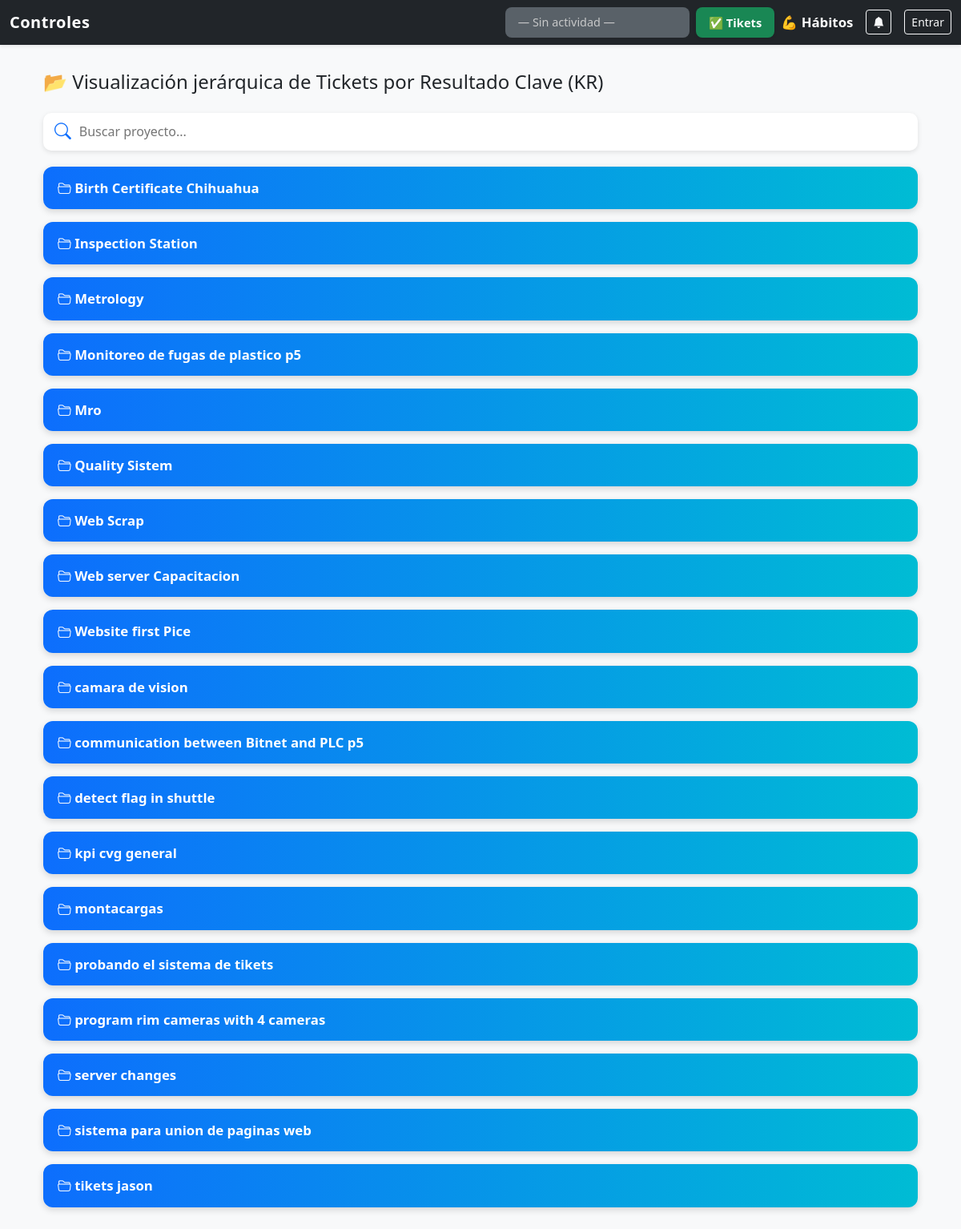
The app's page /visual_tikets with its own data.
### tables this page shows
CREATE TABLE projects (id INTEGER PRIMARY KEY AUTOINCREMENT, nombre TEXT NOT NULL, numero_de_queja TEXT UNIQUE NOT NULL, sitio TEXT NOT NULL, prioridad TEXT NOT NULL, status TEXT NOT NULL CHECK (status IN ('Planeado', 'Detenido', 'Trabajando', 'Cerrado')), fecha_apertura TEXT NOT NULL, fecha_cierre TEXT, comentarios TEXT, ahorro REAL DEFAULT 0, gasto REAL DEFAULT 0);

### routes/tiket_visual.py (the view)
@visual_bp.route('/visual_tikets')
def visualizar_tikets():
    db = get_db(current_app)
    cur = db.cursor()
    cur.execute("SELECT id, nombre FROM projects ORDER BY nombre;")
    proyectos = cur.fetchall()
    data = []
    for p in proyectos:
        cur.execute("""
            SELECT kr, id, numero_de_queja, nombre_subtarea, cerrado, dificultad, prioridad
            FROM subtasks
            WHERE project_id = ?
            ORDER BY kr, cerrado, dificultad DESC;
        """, (p['id'],))
        subtareas = cur.fetchall()
        krs = {}
        for s in subtareas:
            grupo = s['kr'] if s['kr'] else "Sin KR"
            krs.setdefault(grupo, []).append(s)
        data.append({
            "proyecto": p['nombre'],
            "krs": krs
        })
    return render_template('visual_tikets.html', data=data)

### models/db.py (called while the page is built, shortened)
def resolve_database_path(app):
    if app and app.config.get("DATABASE"):
        return app.config["DATABASE"]

def get_db(app):
    if "db" not in g:
        db_path = resolve_database_path(app)
        os.makedirs(os.path.dirname(db_path), exist_ok=True)
        g.db = sqlite3.connect(db_path, check_same_thread=False)
        g.db.row_factory = sqlite3.Row
    return g.db

### templates/visual_tikets.html (shortened to what this page needs)
{% extends "base.html" %}
{% block content %}
<div class="container mt-3 mb-5">
    <h4 class="mb-4">📂 Visualización jerárquica de Tickets por Resultado Clave (KR)</h4>
    <div class="search-box">
        <i class="bi bi-search"></i>
        <input type="text" id="searchInput" placeholder="Buscar proyecto...">
    </div>
    <div id="projectContainer">
        {% for p in data %}
        <div class="project-wrapper mb-2">
            <div class="project-folder" data-bs-toggle="collapse" data-bs-target="#project{{ loop.index }}">
                <i class="bi bi-folder2-open"></i> <strong>{{ p.proyecto }}</strong>
            </div>
        </div>
        {% endfor %}
    </div>
</div>
{% endblock %}

### templates/base.html (shortened to what this page needs)
<!doctype html>
<html lang="es">
<head>
    <link href="https://cdn.jsdelivr.net/npm/bootstrap@5.3.3/dist/css/bootstrap.min.css" rel="stylesheet">
    <link rel="stylesheet" href="https://cdn.jsdelivr.net/npm/bootstrap-icons@1.10.5/font/bootstrap-icons.css">
</head>
<body>
    {% if request.endpoint != 'auth.login' %}
    <nav class="navbar navbar-dark bg-dark fixed-top shadow-sm">
        <div class="container-fluid d-flex align-items-center justify-content-between flex-nowrap">
            <a class="navbar-brand mb-0" href="{{ url_for('main.estado_general') }}">Controles</a>
            <div class="d-flex align-items-center ms-auto gap-3 flex-nowrap">
                <div class="d-none d-lg-flex align-items-center gap-2 flex-nowrap">
                    {% if current_activity %}
                    <div id="navbar-estado-desktop"
                        class="bg-light text-dark px-3 py-2 rounded-3 shadow-sm d-flex align-items-center gap-2">
                        <div>
                            <strong>⏰ {{ current_activity['actividad'] }}</strong><br>
                            <small class="text-muted">
                                {{ current_activity['hora_inicio'] }}–{{ current_activity['hora_fin'] }} |
                                {{ current_activity['tipo'] }}
                            </small>
                        </div>
                    </div>
                    {% else %}
                    <div id="navbar-estado"
                        class="bg-secondary text-white px-3 py-2 rounded-3 opacity-75 d-flex align-items-center"
                        style="font-size:0.9rem; min-width:230px;">
                        — Sin actividad —
                    </div>
                    {% endif %}
                    <div id="navbar-cierres-desktop"
                        class="bg-success text-white px-3 py-2 rounded-3 shadow-sm small fw-semibold d-flex align-items-center">
                        ✅  Tikets
                    </div>
                    <a class="nav-link text-white fw-semibold" href="{{ url_for('personal.personal_view') }}">💪
                        Hábitos</a>
                </div>
                <button class="btn btn-outline-light btn-sm position-relative flex-shrink-0" id="notifyBell"
                    title="Notificaciones">
                    <i class="bi bi-bell-fill"></i>
                </button>
                {% if session.get('user_id') %}
                <a class="btn btn-outline-light btn-sm fw-semibold d-flex align-items-center gap-1"
                    href="{{ url_for('main.ajustes') }}" title="Ajustes de usuario">
                    <i class="bi bi-person-circle"></i>
                    {{ session.get('username') }}
                </a>
                {% else %}
                <a class="btn btn-outline-light btn-sm" href="{{ url_for('auth.login') }}">Entrar</a>
                {% endif %}
            </div>
        </div>
    </nav>
    {% endif %}
    <div class="container mt-5 pt-4">
        {% block content %}{% endblock %}
    </div>
</body>
</html>

### templates/base.html (style rules this page uses)
body { background-color: #f8f9fa; font-size: 1.05rem; touch-action: manipulation; }
.navbar-brand { font-weight: 600; letter-spacing: 0.5px; }

### templates/visual_tikets.html (style rules this page uses)
.project-folder { background: linear-gradient(90deg, #0d6efd, #00bcd4); color: white; border-radius: 12px; padding: 14px 18px; margin-top: 16px; box-shadow: 0 3px 8px rgba(0, 0, 0, 0.15); cursor: pointer; transition: 0.25s; }
.search-box { display: flex; align-items: center; gap: 8px; margin-bottom: 20px; background: #fff; border-radius: 10px; box-shadow: 0 2px 6px rgba(0, 0, 0, 0.1); padding: 8px 14px; }
.search-box input { border: none; outline: none; flex: 1; font-size: 1rem; }
.search-box i { font-size: 1.3rem; color: #0d6efd; }

### records on screen
projects: proyecto "Birth Certificate Chihuahua"
projects: proyecto "Inspection Station"
projects: proyecto "Metrology"
projects: proyecto "Monitoreo de fugas de plastico p5"
projects: proyecto "Mro"
projects: proyecto "Quality Sistem"
projects: proyecto "Web Scrap"
projects: proyecto "Web server Capacitacion"
projects: proyecto "Website first Pice"
projects: proyecto "camara de vision"
projects: proyecto "communication between Bitnet and PLC p5"
projects: proyecto "detect flag in shuttle"
projects: proyecto "kpi cvg general"
projects: proyecto "montacargas"
projects: proyecto "probando el sistema de tikets"
projects: proyecto "program rim cameras with 4 cameras"
projects: proyecto "server changes"
